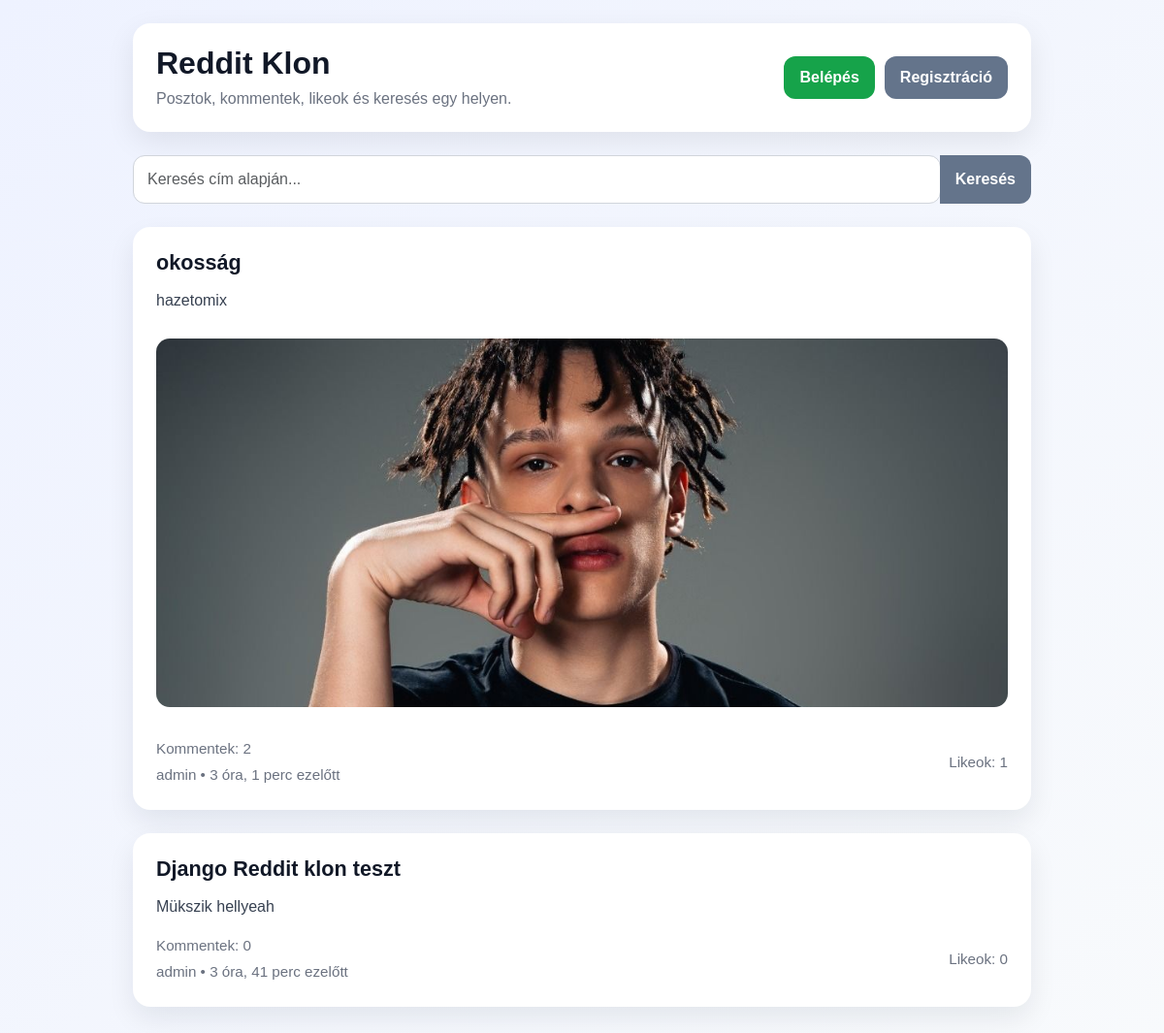
Before: / with the older database file.
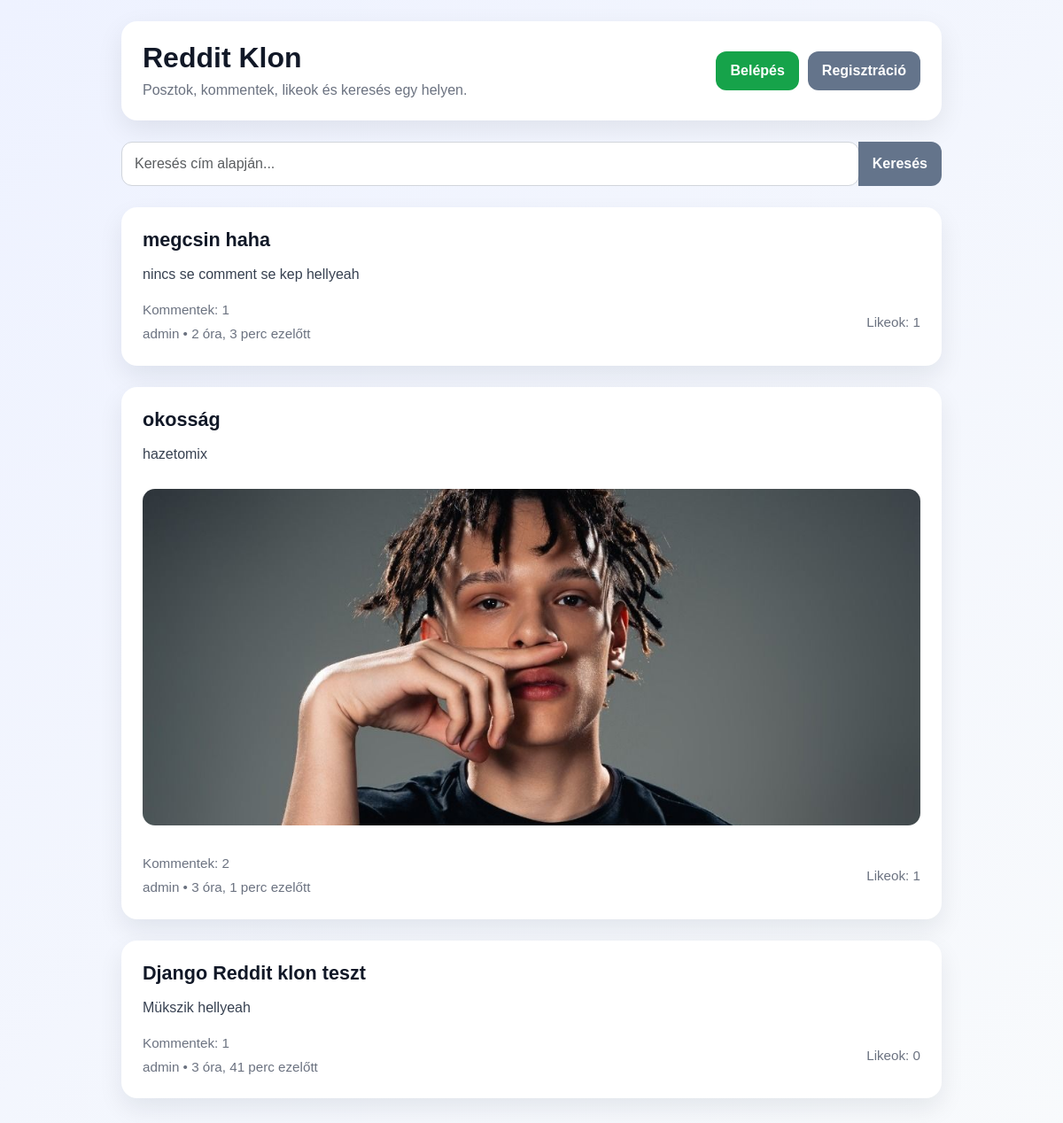
After: the same page with the newer database file.
### social/models.py (models this page shows, shortened)
class Post(models.Model):
    title = models.CharField(max_length=200)
    content = models.TextField()
    author = models.ForeignKey(User, on_delete=models.CASCADE)
    created_at = models.DateTimeField(default=timezone.now)
    image = models.ImageField(upload_to='posts/', blank=True, null=True)
    likes = models.ManyToManyField(User, related_name='liked_posts', blank=True)

### social/views.py (the view)
# urls.py: path('', views.home, name='home'),
def home(request):
    query = request.GET.get('q')
    posts = Post.objects.all().order_by('-created_at')
    if query:
        posts = posts.filter(title__icontains=query)
    return render(request, 'home.html', {
        'posts': posts,
        'query': query
    })

### social/templates/home.html (shortened to what this page needs)
{% load static %}
<!DOCTYPE html>
<html>
<head>
    <link rel="stylesheet" href="https://cdn.jsdelivr.net/npm/bootstrap@5.3.0/dist/css/bootstrap.min.css">
    <link rel="stylesheet" href="{% static 'css/style.css' %}">
</head>
<body>
    <div class="container py-4">
        <div class="page-header d-flex justify-content-between align-items-center flex-wrap gap-3">
            <div>
                <h1 class="page-title">Reddit Klon</h1>
                <p class="subtitle">Posztok, kommentek, likeok és keresés egy helyen.</p>
            </div>
            <div class="top-buttons">
                {% if user.is_authenticated %}
                    <span class="btn btn-light">Szia, {{ user.username }}!</span>
                    <a href="{% url 'new_post' %}" class="btn btn-primary">Új poszt</a>
                    <a href="{% url 'my_posts' %}" class="btn btn-warning">Saját posztok</a>
                    <a href="{% url 'logout' %}" class="btn btn-danger">Kilépés</a>
                {% else %}
                    <a href="{% url 'login' %}" class="btn btn-success">Belépés</a>
                    <a href="{% url 'register' %}" class="btn btn-secondary">Regisztráció</a>
                {% endif %}
            </div>
        </div>
        <form method="get" class="mb-4">
            <div class="input-group">
                <input type="text" name="q" class="form-control" placeholder="Keresés cím alapján..." value="{{ query|default:'' }}">
                <button class="btn btn-secondary" type="submit">Keresés</button>
            </div>
        </form>
        {% for post in posts %}
        <div class="card mb-4">
            <div class="card-body">
                <h4 class="card-title">
                    <a href="{% url 'post_detail' post.id %}">{{ post.title }}</a>
                </h4>
                <p class="card-text">{{ post.content|truncatewords:30 }}</p>
                {% if post.image %}
                    <img src="{{ post.image.url }}" class="post-image" alt="Poszt kép">
                {% endif %}
                <div class="meta-row">
                    <div>
                        <p class="post-meta mb-1">Kommentek: {{ post.comments.count }}</p>
                        <p class="post-meta mb-0">{{ post.author.username }} • {{ post.created_at|timesince }} ezelőtt</p>
                    </div>
                    <div>
                        {% if user.is_authenticated %}
                        <form method="post" action="{% url 'like_post' post.id %}" class="like-form">
                            {% csrf_token %}
                            <button type="submit" class="btn btn-primary">👍 Like ({{ post.likes.count }})</button>
                        </form>
                        {% else %}
                        <span class="post-meta">Likeok: {{ post.likes.count }}</span>
                        {% endif %}
                    </div>
                </div>
            </div>
        </div>
        {% empty %}
        <div class="empty-box">
            <h4 class="mb-2">Még nincs egyetlen poszt sem</h4>
            <p class="mb-0">Légy te az első, aki létrehoz egyet.</p>
        </div>
        {% endfor %}
    </div>
</body>
</html>

### static/css/style.css (style rules this page uses)
body { background: linear-gradient(135deg, #eef2ff, #f8fafc); font-family: Arial, sans-serif; color: #1f2937; min-height: 100vh; }
.container { max-width: 950px; }
.page-header { background: #ffffff; border-radius: 18px; padding: 22px 24px; box-shadow: 0 10px 30px rgba(0, 0, 0, 0.08); margin-bottom: 24px; }
.page-title { margin: 0; font-size: 2rem; font-weight: 700; color: #111827; }
.subtitle { color: #6b7280; margin-top: 6px; margin-bottom: 0; }
.card { border: none; border-radius: 18px; box-shadow: 0 12px 28px rgba(15, 23, 42, 0.08); overflow: hidden; transition: transform 0.2s ease, box-shadow 0.2s ease; background: #ffffff; }
.card-body { padding: 24px; }
.card-title { font-size: 1.35rem; font-weight: 700; color: #111827; margin-bottom: 12px; }
.card-title a { color: #111827; text-decoration: none; }
.card-text { color: #374151; line-height: 1.7; }
.post-image { width: 100%; max-height: 380px; object-fit: cover; border-radius: 14px; margin-top: 10px; margin-bottom: 16px; }
.post-meta { color: #6b7280; font-size: 0.95rem; margin-bottom: 0; }
.btn { border-radius: 12px; font-weight: 600; padding: 10px 16px; border: none; }
.btn-secondary { background: #64748b; }
.btn-success { background: #16a34a; }
.input-group .form-control { border-radius: 12px 0 0 12px; padding: 12px 14px; border: 1px solid #d1d5db; }
.input-group .btn { border-radius: 0 12px 12px 0; }
.top-buttons { display: flex; gap: 10px; flex-wrap: wrap; }
.meta-row { display: flex; justify-content: space-between; align-items: center; gap: 16px; flex-wrap: wrap; margin-top: 16px; }
.form-control { border-radius: 12px !important; padding: 12px 14px; border: 1px solid #d1d5db; box-shadow: none !important; }
a { text-decoration: none; }

Changed rows visible on the page:
added Post: title "megcsin haha", content "nincs se comment se kep hellyeah", comments.count "1", author.username "admin", created_at "2 óra, 3 perc", likes.count "1"
computed for Post "Django Reddit klon teszt": comments.count "0" → "1"
